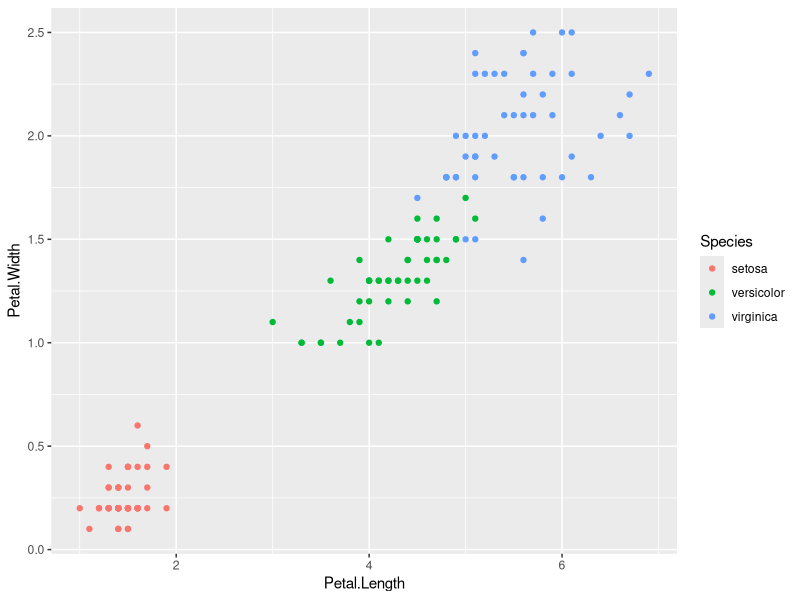
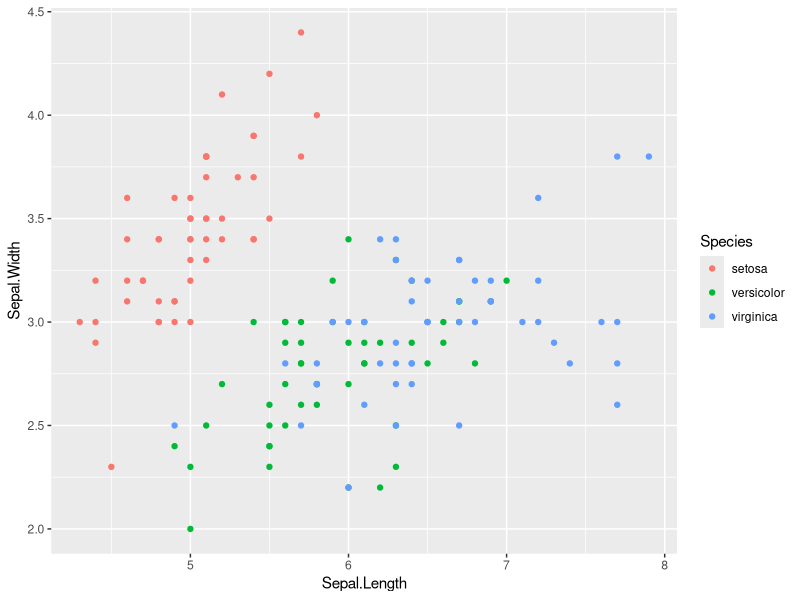
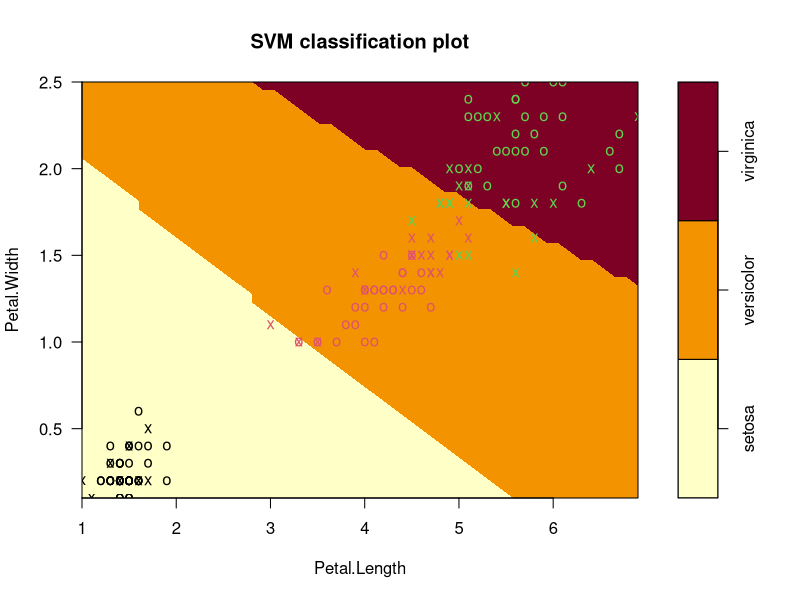
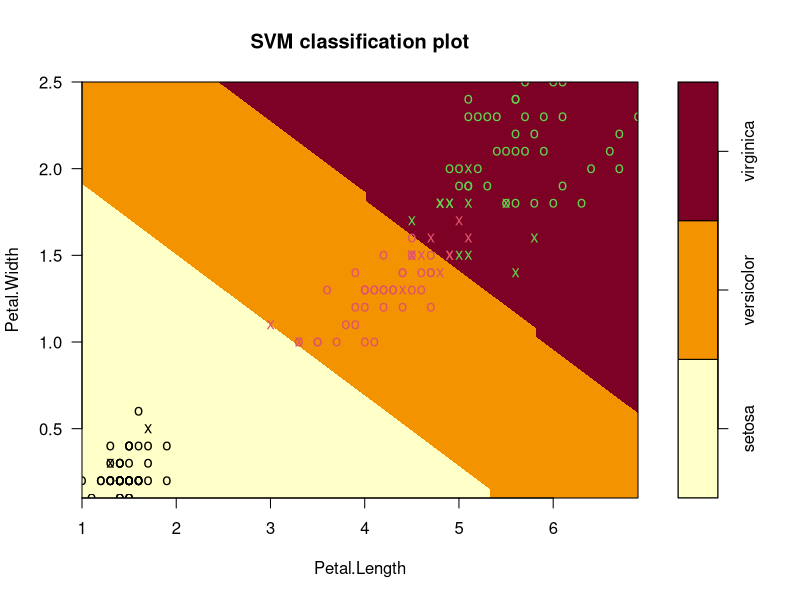
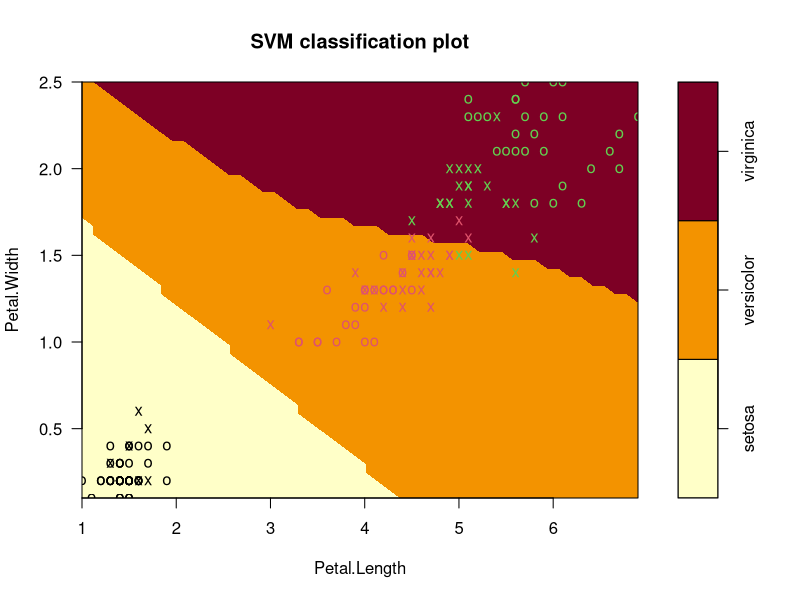

The R source for these figures, in order:
#SVM 
data(iris)
head(iris)
str(iris)
library(ggplot2)
library(e1071)
qplot(Petal.Length, Petal.Width, data = iris, color = Species)
qplot(Sepal.Length, Sepal.Width, data = iris, color = Species) # Miss classification

help("svm")
svm_model1 <- svm(Species~., data = iris)
summary(svm_model1)
plot(svm_model1, data = iris, Petal.Width~Petal.Length,slice=list(Sepal.Width=3,Sepal.Length = 4))
##Slice: use the median value (or the mean value) and see what is going to happen

pred1 <- predict(svm_model1, iris)
table1 <- table(Predicted = pred1, Actual = iris$Species)
table1

Model1_accuracyRate = sum(diag(table1))/sum(table1)
Model1_accuracyRate

Model1_MissClassificationRate = 1-Model1_accuracyRate
Model1_MissClassificationRate

svm_model2 <- svm(Species~., data = iris, kernel = "linear")
summary(svm_model2)

plot(svm_model2, data=iris, Petal.Width~Petal.Length, slice = list(Sepal.Width=3,Sepal.Length = 4))

pred2 <- predict(svm_model2, iris)
table2 <- table(Predicted = pred2, Actual = iris$Species)
table2

Model2_accuracyRate = sum(diag(table2)/sum(table2))
Model2_accuracyRate

Model2_MissClassificationRate = 1-Model2_accuracyRate
Model2_MissClassificationRate

svm_model3 <- svm(Species~., data = iris, kernel = "polynomial")
summary(svm_model3)

plot(svm_model3, data=iris, Petal.Width~Petal.Length, slice = list(Sepal.Width=3,Sepal.Length = 4))

pred3 <- predict(svm_model3, iris)
table3 <- table(Predicted = pred3, Actual = iris$Species)
table3

Model3_accuracyRate = sum(diag(table3)/sum(table3))
Model3_accuracyRate

Model3_MissClassificationRate = 1-Model3_accuracyRate
Model3_MissClassificationRate
